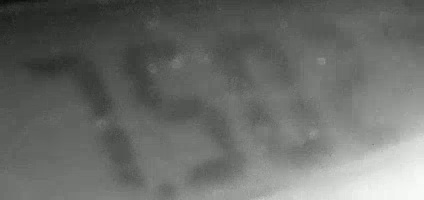
#> input picture CNN_stuff/data/images/0715_01_120.jpg, 424 x 200 px
$ python -i roi_utils.py   (imports and definitions only)
#> lines starting #> are read from the running program, lines starting #| are printed output that depends on the picture
"""
Shared ROI utilities used by extraction, inference, and UI preview.
"""

import cv2
import numpy as np
from typing import List, Dict


from core.config import CNN_WIDTH, CNN_HEIGHT, NUM_DIVIDERS


# [72 lines left out: functions slice_roi_into_digits, get_roi_for_frame, warp_roi_to_canvas, not called in this run]


def apply_clahe(image, clip_limit=None, grid_size=None, color_order="bgr", **kwargs):
    """
    Apply CLAHE to a grayscale projection of an image.

    Args:
        image: Input image in grayscale (H, W) or color (H, W, 3).
        clip_limit: CLAHE clip limit override.
        grid_size: CLAHE tile grid override.
        color_order: Channel order for 3-channel inputs. One of:
            - "bgr" for OpenCV frames (default)
            - "rgb" for Albumentations/dataset path

    Returns:
        np.ndarray: (H, W, 1) grayscale image for single-channel model input.
    """
    from core.config import CLAHE_CLIP_LIMIT, CLAHE_GRID_SIZE

    if clip_limit is None:
        clip_limit = CLAHE_CLIP_LIMIT
    if grid_size is None:
        grid_size = CLAHE_GRID_SIZE

    if len(image.shape) == 3 and image.shape[2] == 3:
        if color_order == "rgb":
            grayscale_image = cv2.cvtColor(image, cv2.COLOR_RGB2GRAY)
        elif color_order == "bgr":
            grayscale_image = cv2.cvtColor(image, cv2.COLOR_BGR2GRAY)
        else:
            raise ValueError(f"Unsupported color_order '{color_order}'. Use 'rgb' or 'bgr'.")
    else:
        grayscale_image = image

    # OpenCV CLAHE requires 8-bit single-channel input.
    if grayscale_image.dtype != np.uint8:
        if np.issubdtype(grayscale_image.dtype, np.floating):
            max_val = float(np.nanmax(grayscale_image)) if grayscale_image.size else 0.0
            min_val = float(np.nanmin(grayscale_image)) if grayscale_image.size else 0.0
            # Support common float encodings: [0,1] and [0,255].
            if 0.0 <= min_val and max_val <= 1.0:
                grayscale_image = (grayscale_image * 255.0).round()
            grayscale_image = np.clip(grayscale_image, 0.0, 255.0).astype(np.uint8)
        else:
            grayscale_image = np.clip(grayscale_image, 0, 255).astype(np.uint8)

    clahe = cv2.createCLAHE(clipLimit=clip_limit, tileGridSize=grid_size)
    enhanced = clahe.apply(grayscale_image)

    return enhanced[:, :, np.newaxis]

>>> import cv2
>>> picture = cv2.cvtColor(cv2.imread('../CNN_stuff/data/images/0715_01_120.jpg'), cv2.COLOR_BGR2RGB)
>>> result = apply_clahe(picture)
#> in apply_clahe, `enhanced = clahe.apply(grayscale_image)`:
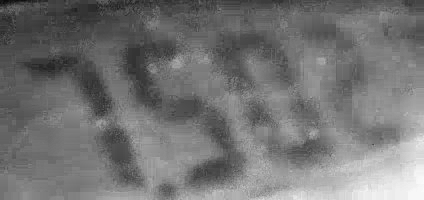
#> enhanced: shape (200, 424); min 11, max 251, mean 115.7

$ run again, on CNN_stuff/data/images/0715_01_14.jpg
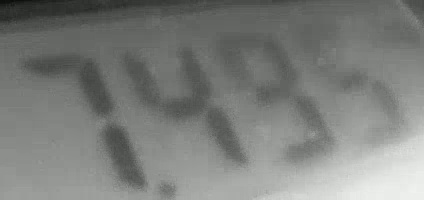
#> input picture CNN_stuff/data/images/0715_01_14.jpg, 424 x 200 px
#> in apply_clahe, `enhanced = clahe.apply(grayscale_image)`:
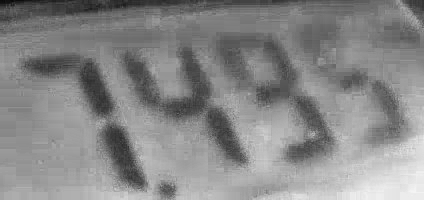
#> enhanced: shape (200, 424); min 7, max 244, mean 135.8
